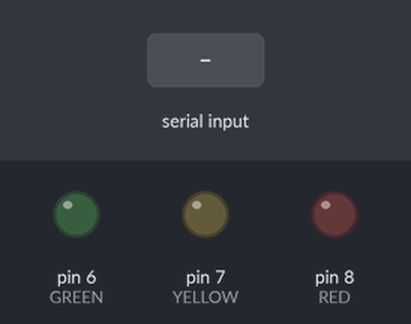
Bench run of a sketch on a simulated Arduino Uno, built with avr-gcc and run on an emulated ATmega328P. Shown: output pins drawn as LEDs (lit = HIGH). The inputs (shaded band) are chosen by the test bench.

Above: at 1.7 s.
1.8 s: "1" received over Serial
At 2.7 s:
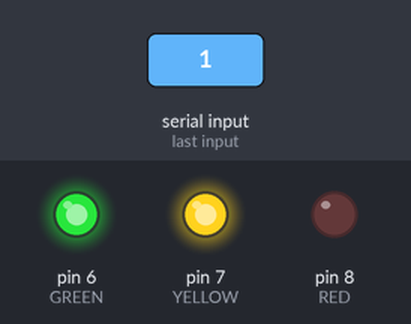
3.3 s: "0" received over Serial
At 3.8 s:
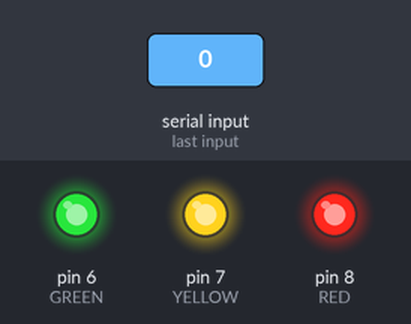
At 33.8 s:
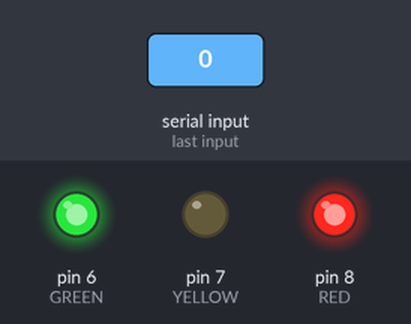
Timing chart, 0 to 50.6 s (numbered marks = the images above; inputs shaded):
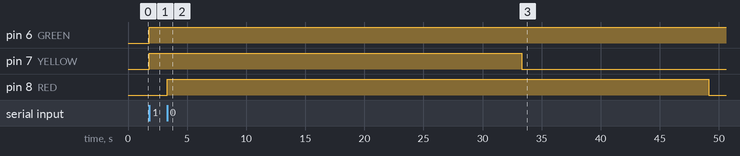

The sketch:

signal_arduino.ino
```cpp
const int RED = 8;
const int YELLOW = 7;
const int GREEN = 6;

const int LIGHT_ON = LOW;
const int LIGHT_OFF = HIGH;

unsigned long t = 0;

void setup() {
  Serial.begin(9600);

  pinMode(RED, OUTPUT);
  pinMode(YELLOW, OUTPUT);
  pinMode(GREEN, OUTPUT);
  digitalWrite(RED, LIGHT_ON);
  digitalWrite(YELLOW, LIGHT_ON);
  digitalWrite(GREEN, LIGHT_ON);
  delay(500);
}

void light(int n) {
  digitalWrite(RED, !(n & 1));
  digitalWrite(YELLOW, !(n & 2));
  digitalWrite(GREEN, !(n & 4));
}

void loop() {
  int n = Serial.read();
  //受信データの下位3bit
  if (n > 0) {
    light(n);
    //無信号時間を更新
    t = millis();
  }else if (n == 0) {
    //無信号時間を更新
    t = millis();
  }
  //30秒間無信号だったらデモモードに入る
  if (millis() - t > 30 * 1000) {
    light(millis() >> 14);
  }
}
```

Measured:
- after the input at 1.8 s, pin 6 (GREEN), pin 7 (YELLOW): LOW → HIGH at once
- after the input at 3.3 s, pin 7 (YELLOW): HIGH → LOW after 30.0 s instead of 29.5 s
